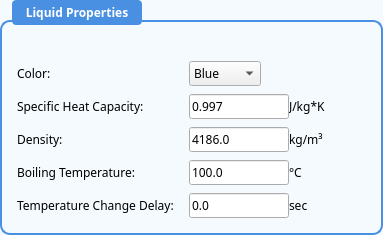
                      <widget class="QGroupBox" name="groupBox_liquid">
                       <property name="font">
                        <font>
                         <family>Segoe UI,Arial,sans-serif</family>
                         <weight>62</weight>
                         <bold>true</bold>
                        </font>
                       </property>
                       <property name="styleSheet">
                        <string notr="true">QGroupBox {
  border: 1.5px solid #4a90e2;
  border-radius: 10px;
  margin-top: 20px;
  padding-top: 24px;
  background-color: #f5faff;
  font-weight: 500;
}

QGroupBox::title {
  subcontrol-origin: margin;
  subcontrol-position: top left;
  left: 12px;
  padding: 4px 12px;
  background-color: #4a90e2;
  color: #ffffff;
  border-radius: 4px;
  font-weight: 600;
  font-size 9pt;
}</string>
                       </property>
                       <property name="title">
                        <string>Liquid Properties</string>
                       </property>
                       <layout class="QFormLayout" name="formLayout_liquid">
                        <property name="horizontalSpacing">
                         <number>15</number>
                        </property>
                        <property name="verticalSpacing">
                         <number>8</number>
                        </property>
                        <property name="leftMargin">
                         <number>15</number>
                        </property>
                        <property name="topMargin">
                         <number>15</number>
                        </property>
                        <property name="rightMargin">
                         <number>15</number>
                        </property>
                        <property name="bottomMargin">
                         <number>15</number>
                        </property>
                        <item row="0" column="0">
                         <widget class="QLabel" name="label_31">
                          <property name="font">
                           <font>
                            <family>Segoe UI,Arial,sans-serif</family>
                           </font>
                          </property>
                          <property name="text">
                           <string>Color:</string>
                          </property>
                         </widget>
                        </item>
                        <item row="0" column="1">
                         <layout class="QHBoxLayout" name="horizontalLayout_23">
                          <item>
                           <widget class="QComboBox" name="colorDropDown">
                            <property name="font">
                             <font>
                              <family>Segoe UI,Arial,sans-serif</family>
                             </font>
                            </property>
                            <property name="currentText">
                             <string>Blue</string>
                            </property>
                            <item>
                             <property name="text">
                              <string comment="#0000FF">Blue</string>
                             </property>
                            </item>
                            <item>
                             <property name="text">
                              <string>Red</string>
                             </property>
                            </item>
                            <item>
                             <property name="text">
                              <string>Green</string>
                             </property>
                            </item>
                            <item>
                             <property name="text">
                              <string>Yellow</string>
                             </property>
                            </item>
                            <item>
                             <property name="text">
                              <string>Orange</string>
                             </property>
                            </item>
                            <item>
                             <property name="text">
                              <string>Purple</string>
                             </property>
                            </item>
                            <item>
                             <property name="text">
                              <string>Gray</string>
                             </property>
                            </item>
                           </widget>
                          </item>
                          <item>
                           <spacer name="horizontalSpacer_9">
                            <property name="orientation">
                             <enum>Qt::Horizontal</enum>
                            </property>
                            <property name="sizeHint" stdset="0">
                             <size>
                              <width>40</width>
                              <height>20</height>
                             </size>
                            </property>
                           </spacer>
                          </item>
                         </layout>
                        </item>
                        <item row="1" column="0">
                         <widget class="QLabel" name="label_48">
                          <property name="font">
                           <font>
                            <family>Segoe UI,Arial,sans-serif</family>
                           </font>
                          </property>
                          <property name="text">
                           <string>Specific Heat Capacity:</string>
                          </property>
                         </widget>
                        </item>
                        <item row="1" column="1">
                         <layout class="QHBoxLayout" name="horizontalLayout_37">
                          <item>
                           <widget class="QLineEdit" name="specificHeatCapacity">
                            <property name="maximumSize">
                             <size>
                              <width>100</width>
                              <height>16777215</height>
                             </size>
                            </property>
                            <property name="font">
                             <font>
                              <family>Segoe UI,Arial,sans-serif</family>
                             </font>
                            </property>
                            <property name="text">
                             <string>0.997</string>
                            </property>
                           </widget>
                          </item>
                          <item>
                           <widget class="QLabel" name="label_49">
                            <property name="font">
                             <font>
                              <family>Segoe UI,Arial,sans-serif</family>
                             </font>
                            </property>
                            <property name="text">
                             <string>J/kg*K</string>
                            </property>
                           </widget>
                          </item>
                          <item>
                           <spacer name="horizontalSpacer_29">
                            <property name="orientation">
                             <enum>Qt::Horizontal</enum>
                            </property>
                            <property name="sizeHint" stdset="0">
                             <size>
                              <width>40</width>
                              <height>20</height>
                             </size>
                            </property>
                           </spacer>
                          </item>
                         </layout>
                        </item>
                        <item row="2" column="0">
                         <widget class="QLabel" name="label_46">
                          <property name="font">
                           <font>
                            <family>Segoe UI,Arial,sans-serif</family>
                           </font>
                          </property>
                          <property name="text">
                           <string>Density:</string>
                          </property>
                         </widget>
                        </item>
                        <item row="2" column="1">
                         <layout class="QHBoxLayout" name="horizontalLayout_36">
                          <item>
                           <widget class="QLineEdit" name="specificWeightEntry">
                            <property name="maximumSize">
                             <size>
                              <width>100</width>
                              <height>16777215</height>
                             </size>
                            </property>
                            <property name="font">
                             <font>
                              <family>Segoe UI,Arial,sans-serif</family>
                             </font>
                            </property>
                            <property name="text">
                             <string>4186.0</string>
                            </property>
                           </widget>
                          </item>
                          <item>
                           <widget class="QLabel" name="label_47">
                            <property name="font">
                             <font>
                              <family>Segoe UI,Arial,sans-serif</family>
                             </font>
                            </property>
                            <property name="text">
                             <string>kg/m³</string>
                            </property>
                           </widget>
                          </item>
                          <item>
                           <spacer name="horizontalSpacer_28">
                            <property name="orientation">
                             <enum>Qt::Horizontal</enum>
                            </property>
                            <property name="sizeHint" stdset="0">
                             <size>
                              <width>40</width>
                              <height>20</height>
                             </size>
                            </property>
                           </spacer>
                          </item>
                         </layout>
                        </item>
                        <item row="3" column="0">
                         <widget class="QLabel" name="label_50">
                          <property name="font">
                           <font>
                            <family>Segoe UI,Arial,sans-serif</family>
                           </font>
                          </property>
                          <property name="text">
                           <string>Boiling Temperature:</string>
                          </property>
                         </widget>
                        </item>
                        <item row="3" column="1">
                         <layout class="QHBoxLayout" name="horizontalLayout_38">
                          <item>
                           <widget class="QLineEdit" name="boilingTempEntry">
                            <property name="maximumSize">
                             <size>
                              <width>100</width>
                              <height>16777215</height>
                             </size>
                            </property>
                            <property name="font">
                             <font>
                              <family>Segoe UI,Arial,sans-serif</family>
                             </font>
                            </property>
                            <property name="text">
                             <string>100.0</string>
                            </property>
                           </widget>
                          </item>
                          <item>
                           <widget class="QLabel" name="label_51">
                            <property name="font">
                             <font>
                              <family>Segoe UI,Arial,sans-serif</family>
                             </font>
                            </property>
                            <property name="text">
                             <string>°C</string>
                            </property>
                           </widget>
                          </item>
                          <item>
                           <spacer name="horizontalSpacer_30">
                            <property name="orientation">
                             <enum>Qt::Horizontal</enum>
                            </property>
                            <property name="sizeHint" stdset="0">
                             <size>
                              <width>40</width>
                              <height>20</height>
                             </size>
                            </property>
                           </spacer>
                          </item>
                         </layout>
                        </item>
                        <item row="4" column="0">
                         <widget class="QLabel" name="label_44">
                          <property name="font">
                           <font>
                            <family>Segoe UI,Arial,sans-serif</family>
                           </font>
                          </property>
                          <property name="text">
                           <string>Temperature Change Delay:</string>
                          </property>
                         </widget>
                        </item>
                        <item row="4" column="1">
                         <layout class="QHBoxLayout" name="horizontalLayout_35">
                          <item>
                           <widget class="QLineEdit" name="timeDelayTempEntry">
                            <property name="maximumSize">
                             <size>
                              <width>100</width>
                              <height>16777215</height>
                             </size>
                            </property>
                            <property name="font">
                             <font>
                              <family>Segoe UI,Arial,sans-serif</family>
                             </font>
                            </property>
                            <property name="text">
                             <string>0.0</string>
                            </property>
                           </widget>
                          </item>
                          <item>
                           <widget class="QLabel" name="label_45">
                            <property name="font">
                             <font>
                              <family>Segoe UI,Arial,sans-serif</family>
                             </font>
                            </property>
                            <property name="text">
                             <string>sec</string>
                            </property>
                           </widget>
                          </item>
                          <item>
                           <spacer name="horizontalSpacer_27">
                            <property name="orientation">
                             <enum>Qt::Horizontal</enum>
                            </property>
                            <property name="sizeHint" stdset="0">
                             <size>
                              <width>40</width>
                              <height>20</height>
                             </size>
                            </property>
                           </spacer>
                          </item>
                         </layout>
                        </item>
                       </layout>
                      </widget>
